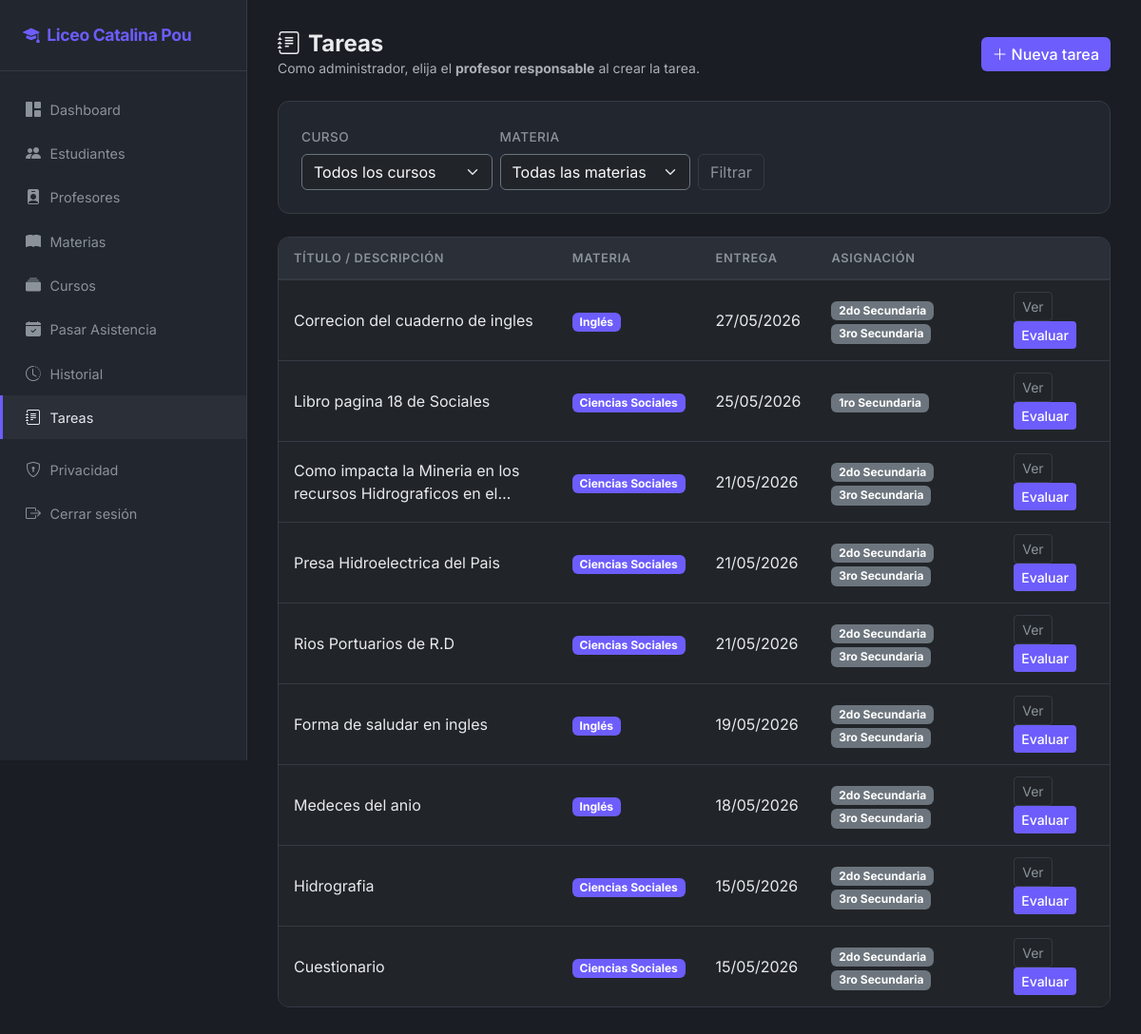
Screenshot of /tareas/ (signed in) with the database file from the repository.
### tareas/models.py (models this page shows, shortened)
class Tarea(models.Model):
    titulo = models.CharField(max_length=200, blank=True, default="")
    descripcion = models.TextField()
    modalidad = models.CharField(
        max_length=10,
        choices=ModalidadTarea.choices,
        default=ModalidadTarea.ESCRITA,
    )
    tipo_asignacion = models.CharField(
        max_length=10,
        choices=TipoAsignacionTarea.choices,
        default=TipoAsignacionTarea.GRADOS,
    )
    fecha_entrega = models.DateField()
    materia = models.ForeignKey(
        Materia,
        on_delete=models.PROTECT,
        related_name="tareas",
        null=True,
        blank=True,
        verbose_name="materia",
    )
    creada_por = models.ForeignKey(
        Profesor,
        on_delete=models.CASCADE,
        related_name="tareas_creadas",
    )
    creado_en = models.DateTimeField(auto_now_add=True)
    class Meta:
        ordering = ["-creado_en"]
        verbose_name = "tarea"
        verbose_name_plural = "tareas"

class TareaGrado(models.Model):
    tarea = models.ForeignKey(Tarea, on_delete=models.CASCADE, related_name="grados")
    grado = models.CharField(max_length=10, choices=GRADO_CHOICES)
    class Meta:
        unique_together = [("tarea", "grado")]
        verbose_name = "grado asignado"
        verbose_name_plural = "grados asignados"

### core/models.py (models this page shows)
class Materia(models.Model):
    nombre = models.CharField(max_length=100)
    codigo = models.CharField(max_length=20, unique=True)
    descripcion = models.TextField(blank=True)
    created_at = models.DateTimeField(auto_now_add=True)
    class Meta:
        ordering = ["nombre"]
        verbose_name_plural = "materias"
    def __str__(self):
        return f"{self.codigo} - {self.nombre}"

### tareas/views.py (the view)
# urls.py: path("", views.tarea_list, name="tarea_list"),
@login_required
@user_passes_test(staff_o_profesor, login_url=settings.LOGIN_URL)
def tarea_list(request):
    qs = (
        Tarea.objects.select_related("creada_por", "materia")
        .prefetch_related("grados", "grupos__miembros")
        .order_by("-creado_en")
    )
    if not request.user.is_staff:
        qs = qs.filter(creada_por=request.user.profesor_perfil.profesor)
    f = TareaFilter(request.GET, queryset=qs)
    tareas = list(f.qs.distinct())
    for t in tareas:
        if t.tipo_asignacion == TipoAsignacionTarea.GRUPOS:
            t.grupos_resumen = [
                {"nombre": g.nombre, "total": g.miembros.count()}
                for g in t.grupos.all()
            ]
    return render(request, "tareas/tarea_list.html", {"filter": f, "tareas": tareas})

### accounts/context_processors.py (called while the page is built)
def modo_padre(request):
    return {
        "en_modo_padre": (
            usuario_en_modo_padre(request.user) if request.user.is_authenticated else False
        ),
    }

### accounts/permissions.py (called while the page is built)
def staff_o_profesor(user) -> bool:
    if not user.is_authenticated:
        return False
    if user.is_staff:
        return True
    return hasattr(user, "profesor_perfil")

### accounts/roles.py (called while the page is built)
def _related_exists(user, attr: str) -> bool:
    try:
        getattr(user, attr)
        return True
    except ObjectDoesNotExist:
        return False

def tiene_perfil_padre(user) -> bool:
    if not user.is_authenticated:
        return False
    return _related_exists(user, "padre_profile")

def usuario_en_modo_padre(user) -> bool:
    if not tiene_perfil_padre(user):
        return False
    try:
        return user.profile.role == UserRole.PADRE
    except UserProfile.DoesNotExist:
        return not tiene_capacidad_escuela(user)

### tareas/templates/tareas/tarea_list.html (shortened to what this page needs)
{% extends "base.html" %}
{% block content %}
<div class="page-header d-flex justify-content-between align-items-center flex-wrap gap-2">
    <div>
        <h1 class="mb-0"><i class="bi bi-journal-text me-2"></i>Tareas</h1>
        {% if user.is_staff %}
        <p class="text-muted small mb-0">Como administrador, elija el <strong>profesor responsable</strong> al crear la tarea.</p>
        {% endif %}
    </div>
    <a href="{% url 'tareas:tarea_create' %}" class="btn btn-accent"><i class="bi bi-plus-lg me-1"></i>Nueva tarea</a>
</div>
<div class="stat-card mb-4">
    <form method="get" class="row g-2 align-items-end">
        <div class="col-md-3">
            <label class="form-label" for="id_grado">Curso</label>
            {{ filter.form.grado }}
        </div>
        <div class="col-md-3">
            <label class="form-label" for="id_materia">Materia</label>
            {{ filter.form.materia }}
        </div>
        <div class="col-auto">
            <button type="submit" class="btn btn-ghost">Filtrar</button>
        </div>
    </form>
</div>
<div class="table-dark-custom">
    <table class="table table-dark mb-0">
        <thead>
            <tr>
                <th>Título / descripción</th>
                <th>Materia</th>
                <th>Entrega</th>
                <th>Asignación</th>
                <th></th>
            </tr>
        </thead>
        <tbody>
            {% for t in tareas %}
            <tr>
                <td>{{ t.titulo|default:t.descripcion|truncatechars:60 }}</td>
                <td>
                    {% if t.materia %}
                    <span class="badge" style="background: var(--accent)">{{ t.materia.nombre }}</span>
                    {% else %}
                    <span class="text-muted">—</span>
                    {% endif %}
                </td>
                <td>{{ t.fecha_entrega|date:"d/m/Y" }}</td>
                <td>
                    {% if t.tipo_asignacion == "GRUPOS" %}
                    <span class="badge bg-primary me-1">Grupo</span>
                    {% for g in t.grupos_resumen %}
                    <span class="badge bg-secondary me-1">{{ g.nombre }} ({{ g.total }})</span>
                    {% empty %}
                    <span class="text-muted">Sin grupos</span>
                    {% endfor %}
                    {% else %}
                    {% for g in t.grados.all %}
                    <span class="badge bg-secondary me-1">{{ g.get_grado_display }}</span>
                    {% empty %}—{% endfor %}
                    {% endif %}
                </td>
                <td>
                    <a href="{% url 'tareas:tarea_detail' t.pk %}" class="btn btn-sm btn-ghost">Ver</a>
                    <a href="{% url 'tareas:tarea_evaluar' t.pk %}" class="btn btn-sm btn-accent">Evaluar</a>
                </td>
            </tr>
            {% empty %}
            <tr><td colspan="5" class="text-muted text-center py-4">No hay tareas</td></tr>
            {% endfor %}
        </tbody>
    </table>
</div>
{% endblock %}

### core/templates/base.html (shortened to what this page needs)
{% load static %}
<!DOCTYPE html>
<html lang="es" data-bs-theme="dark">
<head>
    <link href="https://cdn.jsdelivr.net/npm/bootstrap@5.3.3/dist/css/bootstrap.min.css" rel="stylesheet">
    <link href="https://cdn.jsdelivr.net/npm/bootstrap-icons@1.11.3/font/bootstrap-icons.min.css" rel="stylesheet">
    <link href="{% static 'core/css/style.css' %}" rel="stylesheet">
</head>
<body>
    <nav class="sidebar" id="sidebar">
        <div class="brand">
            <i class="bi bi-mortarboard-fill me-2"></i>Liceo Catalina Pou
        </div>
    <ul class="nav flex-column mt-3">
        {% if user.is_authenticated %}
        {% if en_modo_padre %}
            <li class="nav-item">
                <a class="nav-link {% if request.resolver_match.url_name == 'padre_dashboard' %}active{% endif %}"
                   href="{% url 'accounts:padre_dashboard' %}">
                    <i class="bi bi-people"></i>Mis hijos
                </a>
            </li>
            <li class="nav-item">
                <a class="nav-link" href="{% url 'accounts:privacidad' %}">
                    <i class="bi bi-shield-lock"></i>Privacidad
                </a>
            </li>
            <li class="nav-item mt-2">
                <a class="nav-link" href="{% url 'account_logout' %}">
                    <i class="bi bi-box-arrow-right"></i>Cerrar sesión
                </a>
            </li>
            {% else %}
            <li class="nav-item">
                <a class="nav-link {% if request.resolver_match.url_name == 'dashboard' %}active{% endif %}"
                   href="{% url 'core:dashboard' %}">
                    <i class="bi bi-grid-1x2-fill"></i>Dashboard
                </a>
            </li>
            <li class="nav-item">
                <a class="nav-link {% if 'estudiante' in request.resolver_match.url_name %}active{% endif %}"
                   href="{% url 'core:estudiante_list' %}">
                    <i class="bi bi-people-fill"></i>Estudiantes
                </a>
            </li>
            <li class="nav-item">
                <a class="nav-link {% if 'profesor' in request.resolver_match.url_name %}active{% endif %}"
                   href="{% url 'core:profesor_list' %}">
                    <i class="bi bi-person-badge-fill"></i>Profesores
                </a>
            </li>
            <li class="nav-item">
                <a class="nav-link {% if 'materia' in request.resolver_match.url_name %}active{% endif %}"
                   href="{% url 'core:materia_list' %}">
                    <i class="bi bi-book-fill"></i>Materias
                </a>
            </li>
            <li class="nav-item">
                <a class="nav-link {% if 'curso' in request.resolver_match.url_name %}active{% endif %}"
                   href="{% url 'core:curso_list' %}">
                    <i class="bi bi-collection-fill"></i>Cursos
                </a>
            </li>
            <li class="nav-item">
                <a class="nav-link {% if request.resolver_match.url_name == 'asistencia' %}active{% endif %}"
                   href="{% url 'core:asistencia' %}">
                    <i class="bi bi-calendar-check-fill"></i>Pasar Asistencia
                </a>
            </li>
            <li class="nav-item">
                <a class="nav-link {% if 'historial' in request.resolver_match.url_name %}active{% endif %}"
                   href="{% url 'core:asistencia_historial' %}">
                    <i class="bi bi-clock-history"></i>Historial
                </a>
            </li>
            {% if user.is_staff or user.profesor_perfil %}
            <li class="nav-item">
                <a class="nav-link {% if 'tarea' in request.resolver_match.url_name %}active{% endif %}"
                   href="{% url 'tareas:tarea_list' %}">
                    <i class="bi bi-journal-text"></i>Tareas
                </a>
            </li>
            {% endif %}
            <li class="nav-item mt-2">
                <a class="nav-link" href="{% url 'accounts:privacidad' %}">
                    <i class="bi bi-shield-lock"></i>Privacidad
                </a>
            </li>
            <li class="nav-item">
                <a class="nav-link" href="{% url 'account_logout' %}">
                    <i class="bi bi-box-arrow-right"></i>Cerrar sesión
                </a>
            </li>
            {% endif %}
        {% else %}
            <li class="nav-item">
                <a class="nav-link" href="{% url 'account_login' %}">
                    <i class="bi bi-box-arrow-in-right"></i>Iniciar sesión
                </a>
            </li>
        {% endif %}
    </ul>
    </nav>
    <main class="main-content">
        {% block content %}{% endblock %}
    </main>
</body>
</html>

### core/static/core/css/style.css (style rules this page uses)
:root { --accent: #6d5dfc; --accent-hover: #8b7dff; --success: #2ec4b6; --danger: #e63946; --warning: #f4a261; --surface: #1a1d23; --surface-2: #22262e; --surface-3: #2a2f38; --border: #353a44; --text: #e8eaed; --text-muted: #8b929a; }
body { background: var(--surface); font-family: 'Inter', -apple-system, BlinkMacSystemFont, sans-serif; min-height: 100vh; }
.sidebar { background: var(--surface-2); border-right: 1px solid var(--border); width: 260px; min-height: 100vh; position: fixed; top: 0; left: 0; z-index: 1000; transition: transform .25s ease; }
.sidebar .brand { padding: 1.5rem; border-bottom: 1px solid var(--border); font-size: 1.1rem; font-weight: 700; color: var(--accent); letter-spacing: -0.02em; }
.sidebar .nav-link { color: var(--text-muted); padding: .7rem 1.5rem; border-radius: 0; transition: all .15s; border-left: 3px solid transparent; font-size: .9rem; }
.sidebar .nav-link:hover, .sidebar .nav-link.active { background: var(--surface-3); color: var(--text); border-left-color: var(--accent); }
.sidebar .nav-link i { width: 24px; text-align: center; margin-right: .6rem; font-size: 1rem; }
.main-content { margin-left: 260px; padding: 2rem; min-height: 100vh; }
.stat-card { background: var(--surface-2); border: 1px solid var(--border); border-radius: .75rem; padding: 1.5rem; transition: transform .15s, border-color .15s; }
.table-dark-custom { background: var(--surface-2); border-radius: .75rem; overflow: hidden; border: 1px solid var(--border); }
.table-dark-custom table { margin-bottom: 0; }
.table-dark-custom thead th { background: var(--surface-3); border-bottom: 2px solid var(--border); color: var(--text-muted); font-size: .8rem; text-transform: uppercase; letter-spacing: .05em; padding: .75rem 1rem; font-weight: 600; }
.table-dark-custom tbody td { padding: .75rem 1rem; border-bottom: 1px solid var(--border); color: var(--text); vertical-align: middle; }
.table-dark-custom tbody tr:last-child td { border-bottom: none; }
.btn-accent { background: var(--accent); color: #fff; border: none; font-weight: 500; }
.btn-ghost { background: transparent; color: var(--text-muted); border: 1px solid var(--border); }
.page-header { display: flex; align-items: center; justify-content: space-between; margin-bottom: 1.5rem; }
.page-header h1 { font-size: 1.5rem; font-weight: 700; margin: 0; color: var(--text); }
.form-label { color: var(--text-muted); font-size: .85rem; font-weight: 500; text-transform: uppercase; letter-spacing: .03em; }

### rows the page displays
Tarea: titulo "Correcion del cuaderno de ingles", materia.nombre "Inglés", fecha_entrega "27/05/2026"
TareaGrado: grado "2do Secundaria"
TareaGrado: grado "3ro Secundaria"
Tarea: titulo "Libro pagina 18 de Sociales", materia.nombre "Ciencias Sociales", fecha_entrega "25/05/2026"
TareaGrado: grado "1ro Secundaria"
Tarea: titulo "Como impacta la Mineria en los recursos Hidrograficos en el…", materia.nombre "Ciencias Sociales", fecha_entrega "21/05/2026"
TareaGrado: grado "2do Secundaria"
TareaGrado: grado "3ro Secundaria"
Tarea: titulo "Presa Hidroelectrica del Pais", materia.nombre "Ciencias Sociales", fecha_entrega "21/05/2026"
TareaGrado: grado "2do Secundaria"
TareaGrado: grado "3ro Secundaria"
Tarea: titulo "Rios Portuarios de R.D", materia.nombre "Ciencias Sociales", fecha_entrega "21/05/2026"
TareaGrado: grado "2do Secundaria"
TareaGrado: grado "3ro Secundaria"
Tarea: titulo "Forma de saludar en ingles", materia.nombre "Inglés", fecha_entrega "19/05/2026"
TareaGrado: grado "2do Secundaria"
TareaGrado: grado "3ro Secundaria"
Tarea: titulo "Medeces del anio", materia.nombre "Inglés", fecha_entrega "18/05/2026"
TareaGrado: grado "2do Secundaria"
TareaGrado: grado "3ro Secundaria"
Tarea: titulo "Hidrografia", materia.nombre "Ciencias Sociales", fecha_entrega "15/05/2026"
TareaGrado: grado "2do Secundaria"
TareaGrado: grado "3ro Secundaria"
Tarea: titulo "Cuestionario", materia.nombre "Ciencias Sociales", fecha_entrega "15/05/2026"
TareaGrado: grado "2do Secundaria"
TareaGrado: grado "3ro Secundaria"
